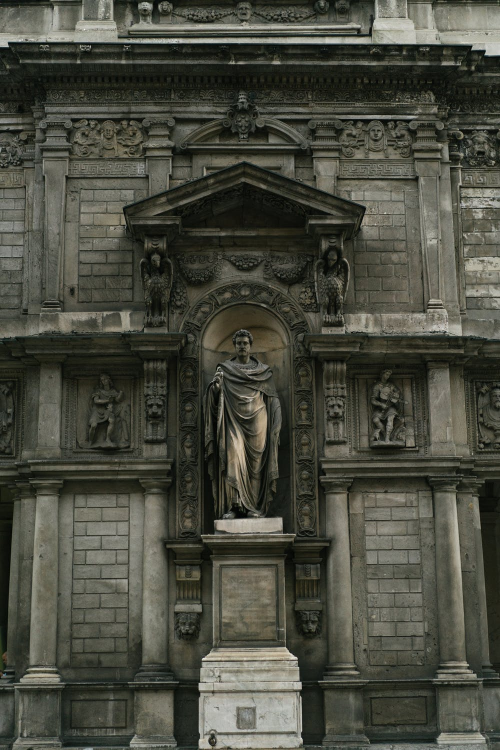
#> input picture 4329937.jpeg, 1000 x 1499 px (shown at 1/2 size)
$ python imageAugmentation.py
#> lines starting #> are read from the running program, lines starting #| are printed output that depends on the picture
from PIL import Image, ImageFilter
import time
file_names = ['4329937.jpeg', '9604597.jpeg', '9676155.jpeg',
    '9676203.jpeg', '9979607.jpeg', '9980612.jpeg',
    '10155843.jpeg', '10184043.jpeg', '10266847.jpeg',
    '10275590.jpeg', '6665235.jpeg', '8902428.jpeg',
    '9962634.jpeg', '10099964.jpeg', '10278125.jpeg',
    '10288317.jpeg']
start = time.perf_counter()
size = (1200, 1200)
def augment_image(img_name):
#> called with img_name = '4329937.jpeg'
    img = Image.open(img_name)
#> img is the input picture: PIL image 1000x1499 RGB; mean R, G, B 73, 74.2, 63
    img = img.filter(ImageFilter.GaussianBlur(15))
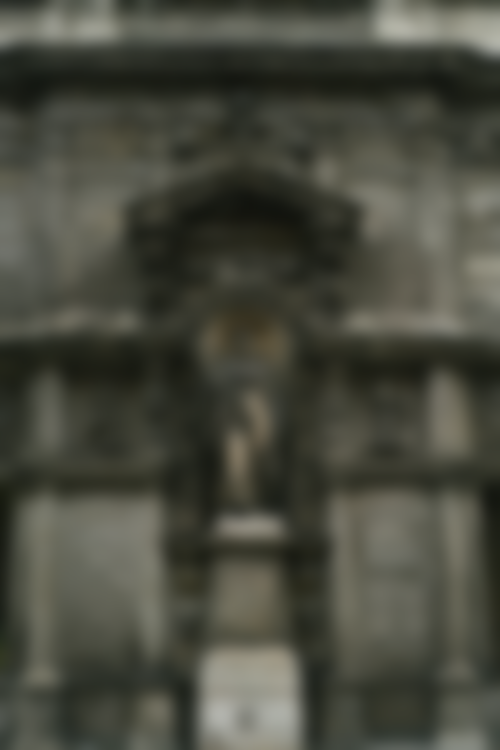
#> img: PIL image 1000x1499 RGB (shown at 1/2 size); mean R, G, B 72.9, 74.1, 62.9
    img.thumbnail(size)
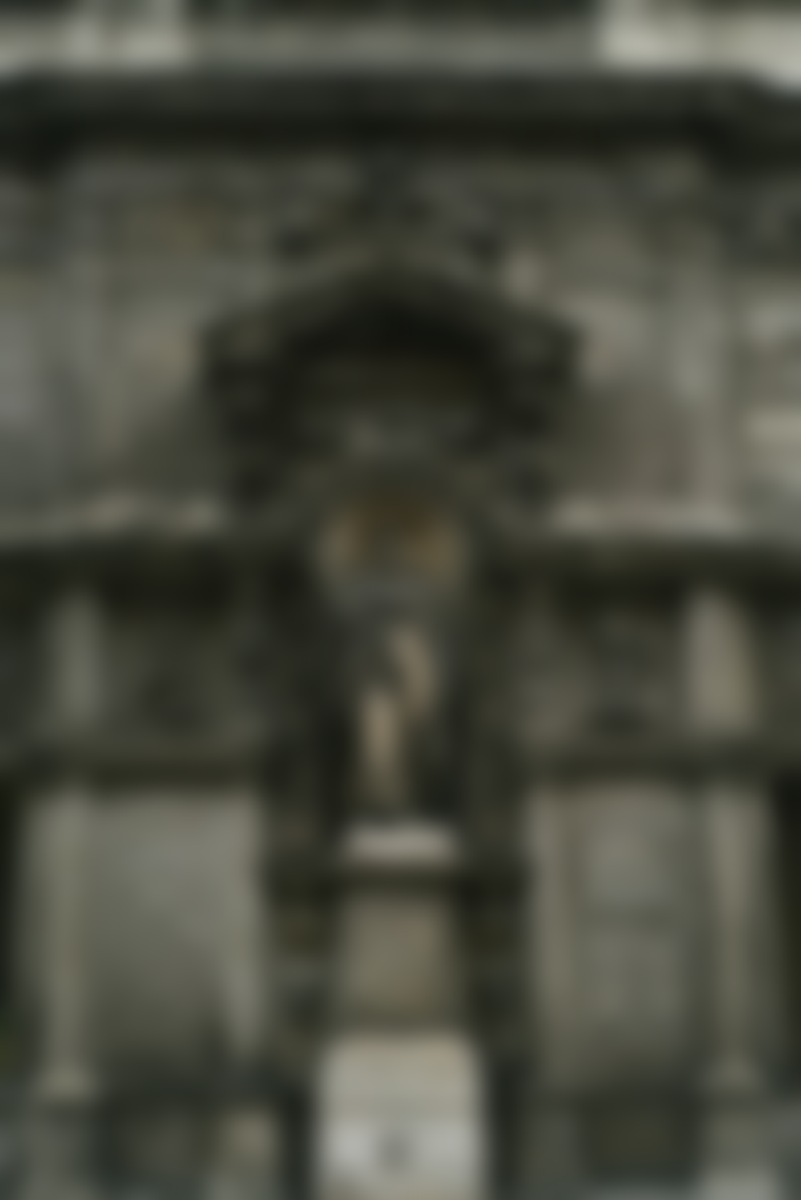
#> img: PIL image 801x1200 RGB; mean R, G, B 72.9, 74.1, 62.9
    img.save(f'augmented-{img_name}')
    print(f'{img_name} was augmented...')

for f in file_names:
    augment_image(f)
#> pass 2 of the loop `for f in file_names:`:
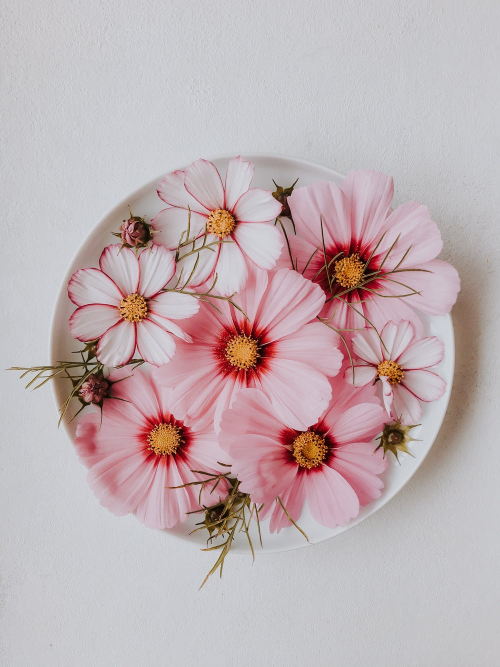
#> input picture 9604597.jpeg, 1000 x 1333 px (shown at 1/2 size)
#> in augment_image, img is the input picture: PIL image 1000x1333 RGB; mean R, G, B 191.1, 175.7, 178.7
#> in augment_image (call 2), `img = img.filter(ImageFilter.GaussianBlur(15))`:
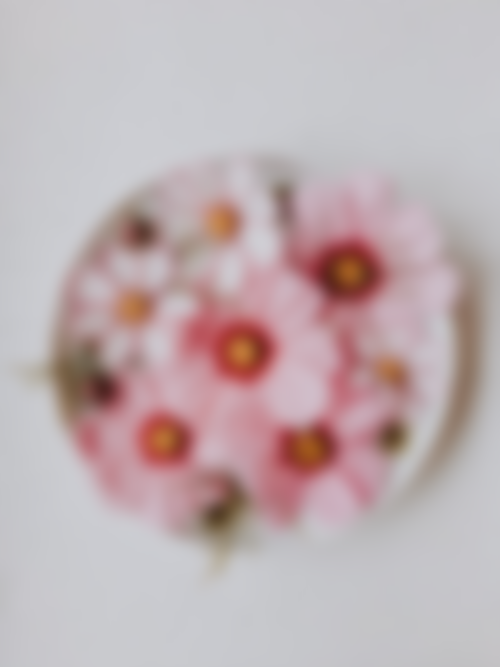
#> img: PIL image 1000x1333 RGB (shown at 1/2 size); mean R, G, B 191.1, 175.7, 178.7
#> pass 3 of the loop `for f in file_names:`:
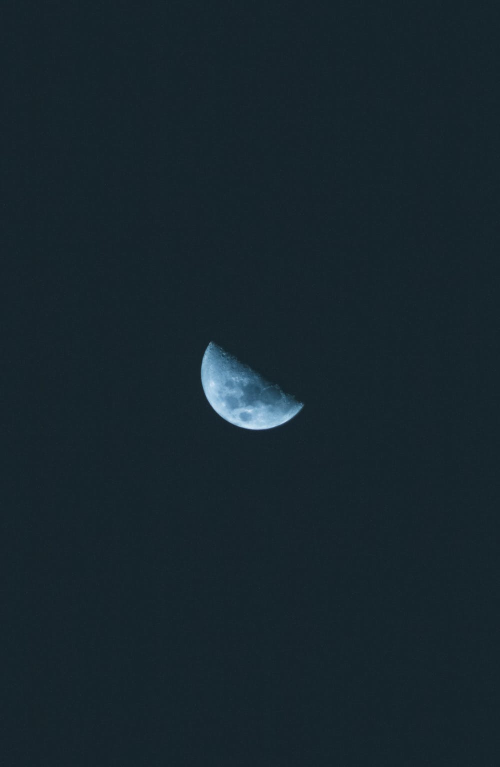
#> input picture 9676155.jpeg, 1000 x 1534 px (shown at 1/2 size)
#> in augment_image, img is the input picture: PIL image 1000x1534 RGB; mean R, G, B 23, 37.7, 45.3
#> in augment_image (call 3), `img.thumbnail(size)`:
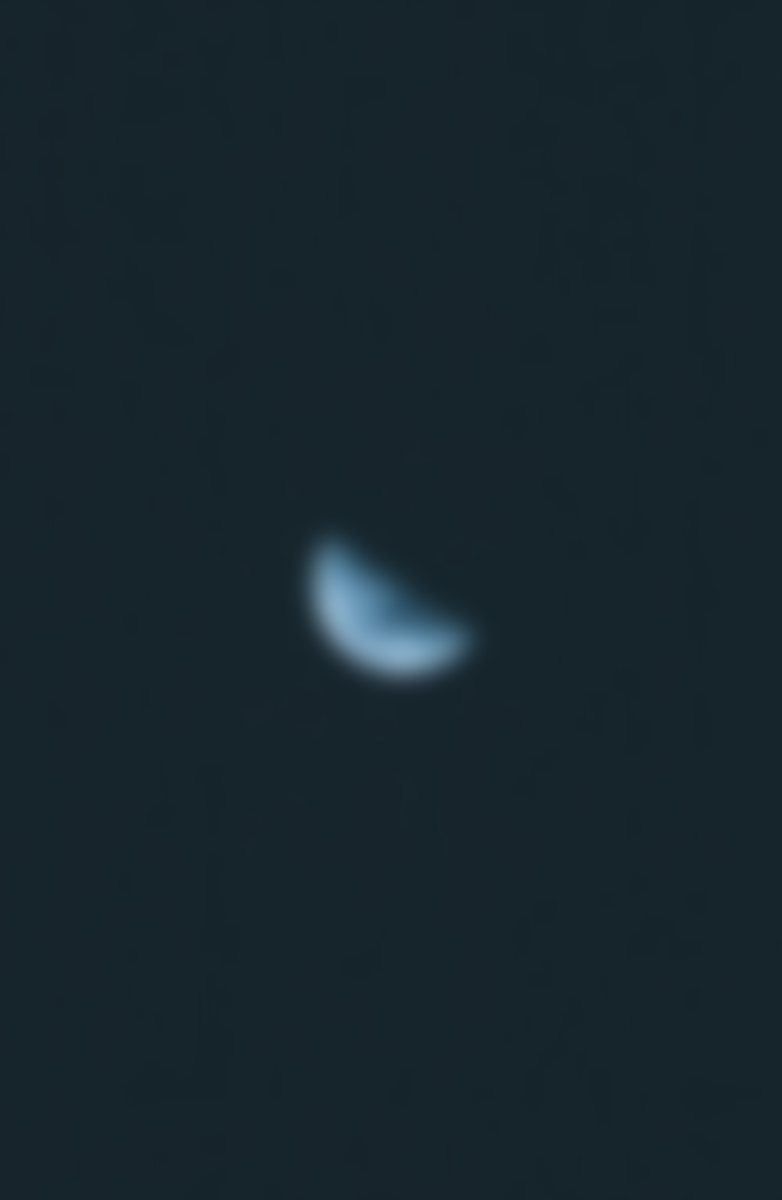
#> img: PIL image 782x1200 RGB; mean R, G, B 23.1, 37.7, 45.4
#> (the run stopped early here; a loop or call above may not have finished)
